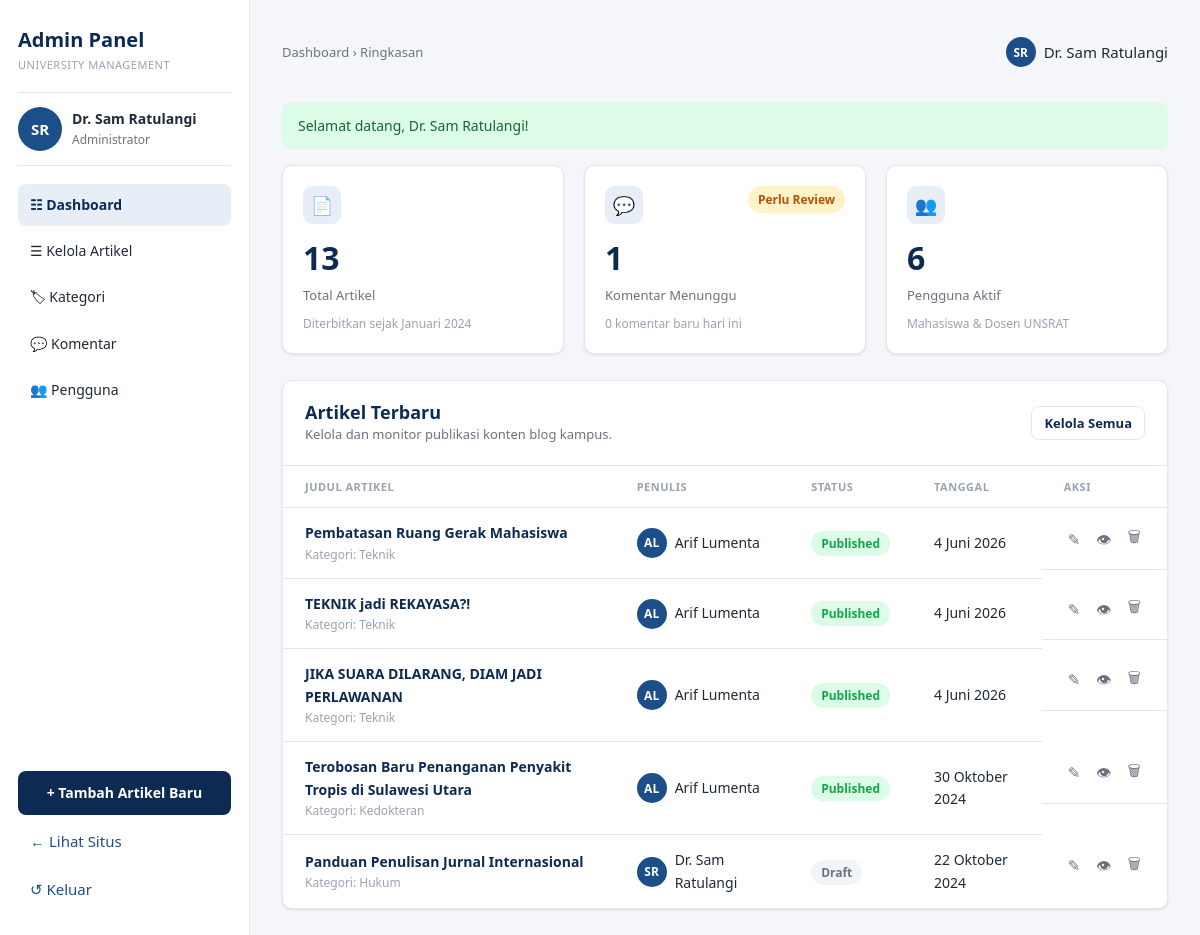
Page /admin/dashboard.php (signed in) on the committed database.
### tables this page shows
CREATE TABLE `users` (
  `id` int(11) NOT NULL,
  `name` varchar(100) NOT NULL,
  `email` varchar(150) NOT NULL,
  `password` varchar(255) NOT NULL,
  `role` enum('admin','dosen','mahasiswa') NOT NULL DEFAULT 'mahasiswa',
  `faculty` varchar(120) DEFAULT NULL,
  `bio` text DEFAULT NULL,
  `avatar` varchar(255) DEFAULT NULL,
  `created_at` datetime NOT NULL DEFAULT current_timestamp()
);

CREATE TABLE `articles` (
  `id` int(11) NOT NULL,
  `user_id` int(11) NOT NULL,
  `category_id` int(11) NOT NULL,
  `title` varchar(200) NOT NULL,
  `slug` varchar(220) NOT NULL,
  `excerpt` varchar(400) DEFAULT NULL,
  `content` text NOT NULL,
  `cover_image` varchar(255) DEFAULT NULL,
  `status` enum('published','draft') NOT NULL DEFAULT 'published',
  `views` int(11) NOT NULL DEFAULT 0,
  `created_at` datetime NOT NULL DEFAULT current_timestamp(),
  `updated_at` datetime NOT NULL DEFAULT current_timestamp() ON UPDATE current_timestamp()
);

CREATE TABLE `categories` (
  `id` int(11) NOT NULL,
  `name` varchar(80) NOT NULL,
  `slug` varchar(100) NOT NULL,
  `created_at` datetime NOT NULL DEFAULT current_timestamp()
);

### includes/auth.php (called while the page is built, shortened)
<?php
function is_logged_in() {
    return !empty($_SESSION['user_id']);
}
function current_user($pdo) {
    static $user = null;
    if ($user === null && is_logged_in()) {
        $stmt = $pdo->prepare('SELECT * FROM users WHERE id = ?');
        $stmt->execute([$_SESSION['user_id']]);
        $user = $stmt->fetch() ?: false;
    }
    return $user ?: null;
}

### includes/functions.php (called while the page is built, shortened)
<?php
function e($text) {
    return htmlspecialchars($text ?? '', ENT_QUOTES, 'UTF-8');
}
function get_flash() {
    $f = $_SESSION['flash'];
    return $f;
}
function tanggal_id($datetime) {
    $bulan = [1=>'Januari','Februari','Maret','April','Mei','Juni','Juli',
              'Agustus','September','Oktober','November','Desember'];
    $ts = strtotime($datetime);
    return (int)date('j', $ts) . ' ' . $bulan[(int)date('n', $ts)] . ' ' . date('Y', $ts);
}
function initials($name) {
    $parts = preg_split('/\s+/', trim($name));
    $parts = array_values(array_filter($parts, fn($p) => !preg_match('/\./', $p)));
    $first = mb_substr($parts[0], 0, 1);
    $last  = count($parts) > 1 ? mb_substr(end($parts), 0, 1) : '';
    return strtoupper($first . $last);
}

### admin/dashboard.php (the view, shortened to what this page needs)
<?php
require_once __DIR__ . '/../config/database.php';
require_once __DIR__ . '/../includes/functions.php';
require_once __DIR__ . '/../includes/auth.php';
$totalArticles = (int)$pdo->query("SELECT COUNT(*) FROM articles")->fetchColumn();
$pendingComments = (int)$pdo->query("SELECT COUNT(*) FROM comments WHERE status='pending'")->fetchColumn();
$todayComments = (int)$pdo->query("SELECT COUNT(*) FROM comments WHERE DATE(created_at)=CURDATE()")->fetchColumn();
$activeUsers = (int)$pdo->query("SELECT COUNT(*) FROM users WHERE role IN ('dosen','mahasiswa')")->fetchColumn();
$recent = $pdo->query(
  "SELECT a.*, u.name AS penulis, c.name AS kategori
   FROM articles a JOIN users u ON a.user_id=u.id JOIN categories c ON a.category_id=c.id
   ORDER BY a.created_at DESC LIMIT 5")->fetchAll();
$active = 'dashboard';
$crumb = 'Ringkasan';
require __DIR__ . '/../includes/admin-header.php';
?>
<div class="stat-grid">
  <div class="stat-card">
    <div class="top"><span class="ico">&#128196;</span></div>
    <div class="num"><?= number_format($totalArticles, 0, ',', '.') ?></div>
    <div class="lbl">Total Artikel</div>
    <div class="note">Diterbitkan sejak Januari 2024</div>
  </div>
  <div class="stat-card">
    <div class="top"><span class="ico">&#128172;</span><span class="badge badge-pending">Perlu Review</span></div>
    <div class="num"><?= $pendingComments ?></div>
    <div class="lbl">Komentar Menunggu</div>
    <div class="note"><?= $todayComments ?> komentar baru hari ini</div>
  </div>
  <div class="stat-card">
    <div class="top"><span class="ico">&#128101;</span></div>
    <div class="num"><?= number_format($activeUsers, 0, ',', '.') ?></div>
    <div class="lbl">Pengguna Aktif</div>
    <div class="note">Mahasiswa &amp; Dosen UNSRAT</div>
  </div>
</div>
<div class="panel">
  <div class="panel-head">
    <div>
      <h2>Artikel Terbaru</h2>
      <p>Kelola dan monitor publikasi konten blog kampus.</p>
    </div>
    <a class="btn btn-outline btn-sm" href="<?= BASE_URL ?>/admin/articles.php">Kelola Semua</a>
  </div>
  <table class="data">
    <thead><tr><th>Judul Artikel</th><th>Penulis</th><th>Status</th><th>Tanggal</th><th>Aksi</th></tr></thead>
    <tbody>
    <?php foreach ($recent as $a): ?>
      <tr>
        <td>
          <div class="t-title"><?= e($a['title']) ?></div>
          <div class="t-sub">Kategori: <?= e($a['kategori']) ?></div>
        </td>
        <td><div class="row-author"><span class="avatar avatar-sm"><?= e(initials($a['penulis'])) ?></span><?= e($a['penulis']) ?></div></td>
        <td><span class="badge badge-<?= e($a['status']) ?>"><?= e(ucfirst($a['status'])) ?></span></td>
        <td><?= e(tanggal_id($a['created_at'])) ?></td>
        <td class="actions-cell">
          <a class="icon-btn" title="Edit" href="<?= BASE_URL ?>/admin/articles.php?edit=<?= (int)$a['id'] ?>">&#9998;</a>
          <a class="icon-btn" title="Lihat" href="<?= BASE_URL ?>/article.php?slug=<?= e($a['slug']) ?>">&#128065;</a>
          <form method="post" action="<?= BASE_URL ?>/admin/articles.php" data-confirm="Hapus artikel ini?" style="display:inline">
            <button class="icon-btn danger" title="Hapus" type="submit">&#128465;</button>
          </form>
        </td>
      </tr>
    <?php endforeach; ?>
    </tbody>
  </table>
</div>
<?php require __DIR__ . '/../includes/admin-footer.php'; ?>

### includes/admin-header.php (shortened to what this page needs)
<?php
$me = current_user($pdo);
$flash = get_flash();
$menu = [
  'dashboard'  => ['Dashboard',     'dashboard.php',  '&#9783;'],
  'articles'   => ['Kelola Artikel', 'articles.php',   '&#9776;'],
  'categories' => ['Kategori',       'categories.php', '&#127991;'],
  'comments'   => ['Komentar',       'comments.php',   '&#128172;'],
  'users'      => ['Pengguna',       'users.php',      '&#128101;'],
];
$active = $active ?? 'dashboard';
?>
<!DOCTYPE html>
<html lang="id">
<head>
  <link rel="stylesheet" href="<?= BASE_URL ?>/assets/css/style.css">
</head>
<body>
<div class="admin-body">
  <aside class="admin-sidebar">
    <div class="admin-brand">Admin Panel<small>UNIVERSITY MANAGEMENT</small></div>
    <div class="admin-user">
      <span class="avatar avatar-md">
        <?php if ($me['avatar']): ?><img src="<?= UPLOAD_URL . '/' . e($me['avatar']) ?>" alt=""><?php else: ?><?= e(initials($me['name'])) ?><?php endif; ?>
      </span>
      <div>
        <div class="nm"><?= e($me['name']) ?></div>
        <div class="rl">Administrator</div>
      </div>
    </div>
    <nav class="admin-menu">
      <?php foreach ($menu as $key => $m): ?>
        <a href="<?= BASE_URL ?>/admin/<?= $m[1] ?>" class="<?= $active===$key?'active':'' ?>">
          <?= $m[2] ?> <?= e($m[0]) ?>
        </a>
      <?php endforeach; ?>
    </nav>
    <div class="admin-sidebar-foot">
      <a class="btn btn-primary btn-block" href="<?= BASE_URL ?>/user/article-form.php">+ Tambah Artikel Baru</a>
      <a class="admin-menu" style="padding:10px 12px" href="<?= BASE_URL ?>/index.php">&#8592; Lihat Situs</a>
      <a class="admin-menu" style="padding:10px 12px" href="<?= BASE_URL ?>/logout.php">&#8634; Keluar</a>
    </div>
  </aside>
  <main class="admin-main">
    <div class="admin-topbar">
      <div class="breadcrumb">Dashboard <?= isset($crumb) ? '&rsaquo; ' . e($crumb) : '' ?></div>
      <div class="user-chip"><span class="avatar avatar-sm"><?= e(initials($me['name'])) ?></span> <?= e($me['name']) ?></div>
    </div>
    <?php if ($flash): ?><div class="flash flash-<?= e($flash['type']) ?>"><?= e($flash['msg']) ?></div><?php endif; ?>

### includes/admin-footer.php (shortened to what this page needs)
  </main>
</div>
</body>
</html>

### rows in the picture
users: name "SR", name "Dr. Sam Ratulangi"
articles: title "Pembatasan Ruang Gerak Mahasiswa", category.name "Teknik", user.name "AL", user.name "Arif Lumenta", status "Published", created_at "4 Juni 2026"
articles: title "TEKNIK jadi REKAYASA?!", category.name "Teknik", user.name "AL", user.name "Arif Lumenta", status "Published", created_at "4 Juni 2026"
articles: title "JIKA SUARA DILARANG, DIAM JADI PERLAWANAN", category.name "Teknik", user.name "AL", user.name "Arif Lumenta", status "Published", created_at "4 Juni 2026"
articles: title "Terobosan Baru Penanganan Penyakit Tropis di Sulawesi Utara", category.name "Kedokteran", user.name "AL", user.name "Arif Lumenta", status "Published", created_at "30 Oktober 2024"
articles: title "Panduan Penulisan Jurnal Internasional", category.name "Hukum", user.name "SR", user.name "Dr. Sam Ratulangi", status "Draft", created_at "22 Oktober 2024"

### other values in the picture
$m[2] "☷"
$m[0] "Dashboard"
$m[2] "☰"
$m[0] "Kelola Artikel"
$m[2] "🏷"
$m[0] "Kategori"
$m[2] "💬"
$m[0] "Komentar"
$m[2] "👥"
$m[0] "Pengguna"
$crumb "Ringkasan"
$flash['msg'] "Selamat datang, Dr. Sam Ratulangi!"
$totalArticles "13"
$pendingComments "1"
$todayComments "0"
